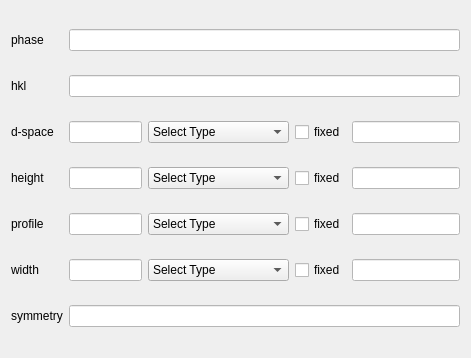
<?xml version="1.0" encoding="UTF-8"?>
<ui version="4.0">
 <class>Form</class>
 <widget class="QWidget" name="Form">
  <property name="geometry">
   <rect>
    <x>0</x>
    <y>0</y>
    <width>471</width>
    <height>358</height>
   </rect>
  </property>
  <property name="windowTitle">
   <string>Form</string>
  </property>
  <layout class="QGridLayout" name="gridLayout">
   <item row="0" column="0">
    <widget class="QLabel" name="label">
     <property name="text">
      <string>phase</string>
     </property>
    </widget>
   </item>
   <item row="1" column="0">
    <widget class="QLabel" name="label_2">
     <property name="text">
      <string>hkl</string>
     </property>
    </widget>
   </item>
   <item row="2" column="0">
    <widget class="QLabel" name="label_3">
     <property name="text">
      <string>d-space</string>
     </property>
    </widget>
   </item>
   <item row="2" column="1">
    <widget class="QLineEdit" name="d_space_peak">
     <property name="sizePolicy">
      <sizepolicy hsizetype="Preferred" vsizetype="Preferred">
       <horstretch>250</horstretch>
       <verstretch>150</verstretch>
      </sizepolicy>
     </property>
     <property name="styleSheet">
      <string notr="true">background-color: rgb(255, 255, 255);</string>
     </property>
    </widget>
   </item>
   <item row="2" column="2">
    <widget class="QComboBox" name="d_space_type">
     <property name="styleSheet">
      <string notr="true"/>
     </property>
     <item>
      <property name="text">
       <string>Select Type</string>
      </property>
     </item>
     <item>
      <property name="text">
       <string>fourier</string>
      </property>
     </item>
     <item>
      <property name="text">
       <string>spline_linear</string>
      </property>
     </item>
     <item>
      <property name="text">
       <string>spline_quadratic</string>
      </property>
     </item>
     <item>
      <property name="text">
       <string>spline_cubic_closed</string>
      </property>
     </item>
     <item>
      <property name="text">
       <string>spline_cubic_open</string>
      </property>
     </item>
     <item>
      <property name="text">
       <string>independent</string>
      </property>
     </item>
    </widget>
   </item>
   <item row="2" column="3">
    <widget class="QCheckBox" name="dspace_checkBox">
     <property name="text">
      <string>fixed</string>
     </property>
    </widget>
   </item>
   <item row="2" column="4">
    <widget class="QLineEdit" name="dspace_fixed">
     <property name="styleSheet">
      <string notr="true">background-color: rgb(255, 255, 255);</string>
     </property>
    </widget>
   </item>
   <item row="3" column="0">
    <widget class="QLabel" name="label_4">
     <property name="text">
      <string>height</string>
     </property>
    </widget>
   </item>
   <item row="3" column="1">
    <widget class="QLineEdit" name="height_peak">
     <property name="sizePolicy">
      <sizepolicy hsizetype="Preferred" vsizetype="Preferred">
       <horstretch>250</horstretch>
       <verstretch>150</verstretch>
      </sizepolicy>
     </property>
     <property name="styleSheet">
      <string notr="true">background-color: rgb(255, 255, 255);</string>
     </property>
    </widget>
   </item>
   <item row="3" column="2">
    <widget class="QComboBox" name="height_peak_type">
     <property name="styleSheet">
      <string notr="true"/>
     </property>
     <item>
      <property name="text">
       <string>Select Type</string>
      </property>
     </item>
     <item>
      <property name="text">
       <string>fourier</string>
      </property>
     </item>
     <item>
      <property name="text">
       <string>spline_linear</string>
      </property>
     </item>
     <item>
      <property name="text">
       <string>spline_quadratic</string>
      </property>
     </item>
     <item>
      <property name="text">
       <string>spline_cubic_closed</string>
      </property>
     </item>
     <item>
      <property name="text">
       <string>spline_cubic_open</string>
      </property>
     </item>
     <item>
      <property name="text">
       <string>independent</string>
      </property>
     </item>
    </widget>
   </item>
   <item row="3" column="3">
    <widget class="QCheckBox" name="height_checkBox">
     <property name="text">
      <string>fixed</string>
     </property>
    </widget>
   </item>
   <item row="3" column="4">
    <widget class="QLineEdit" name="height_fixed">
     <property name="styleSheet">
      <string notr="true">background-color: rgb(255, 255, 255);</string>
     </property>
    </widget>
   </item>
   <item row="4" column="0">
    <widget class="QLabel" name="label_5">
     <property name="text">
      <string>profile</string>
     </property>
    </widget>
   </item>
   <item row="4" column="1">
    <widget class="QLineEdit" name="profile_peak">
     <property name="sizePolicy">
      <sizepolicy hsizetype="Preferred" vsizetype="Preferred">
       <horstretch>250</horstretch>
       <verstretch>150</verstretch>
      </sizepolicy>
     </property>
     <property name="styleSheet">
      <string notr="true">background-color: rgb(255, 255, 255);</string>
     </property>
    </widget>
   </item>
   <item row="4" column="2">
    <widget class="QComboBox" name="profile_peak_type">
     <property name="styleSheet">
      <string notr="true"/>
     </property>
     <item>
      <property name="text">
       <string>Select Type</string>
      </property>
     </item>
     <item>
      <property name="text">
       <string>fourier</string>
      </property>
     </item>
     <item>
      <property name="text">
       <string>spline_linear</string>
      </property>
     </item>
     <item>
      <property name="text">
       <string>spline_quadratic</string>
      </property>
     </item>
     <item>
      <property name="text">
       <string>spline_cubic_closed</string>
      </property>
     </item>
     <item>
      <property name="text">
       <string>spline_cubic_open</string>
      </property>
     </item>
     <item>
      <property name="text">
       <string>independent</string>
      </property>
     </item>
    </widget>
   </item>
   <item row="4" column="3">
    <widget class="QCheckBox" name="profile_checkBox">
     <property name="text">
      <string>fixed</string>
     </property>
    </widget>
   </item>
   <item row="4" column="4">
    <widget class="QLineEdit" name="profile_fixed">
     <property name="styleSheet">
      <string notr="true">background-color: rgb(255, 255, 255);</string>
     </property>
    </widget>
   </item>
   <item row="5" column="0">
    <widget class="QLabel" name="label_6">
     <property name="text">
      <string>width</string>
     </property>
    </widget>
   </item>
   <item row="5" column="1">
    <widget class="QLineEdit" name="width_peak">
     <property name="sizePolicy">
      <sizepolicy hsizetype="Preferred" vsizetype="Preferred">
       <horstretch>250</horstretch>
       <verstretch>150</verstretch>
      </sizepolicy>
     </property>
     <property name="styleSheet">
      <string notr="true">background-color: rgb(255, 255, 255);</string>
     </property>
    </widget>
   </item>
   <item row="5" column="2">
    <widget class="QComboBox" name="width_peak_type">
     <property name="styleSheet">
      <string notr="true"/>
     </property>
     <item>
      <property name="text">
       <string>Select Type</string>
      </property>
     </item>
     <item>
      <property name="text">
       <string>fourier</string>
      </property>
     </item>
     <item>
      <property name="text">
       <string>spline_linear</string>
      </property>
     </item>
     <item>
      <property name="text">
       <string>spline_quadratic</string>
      </property>
     </item>
     <item>
      <property name="text">
       <string>spline_cubic_closed</string>
      </property>
     </item>
     <item>
      <property name="text">
       <string>spline_cubic_open</string>
      </property>
     </item>
     <item>
      <property name="text">
       <string>independent</string>
      </property>
     </item>
    </widget>
   </item>
   <item row="5" column="3">
    <widget class="QCheckBox" name="width_checkBox">
     <property name="text">
      <string>fixed</string>
     </property>
    </widget>
   </item>
   <item row="5" column="4">
    <widget class="QLineEdit" name="width_fixed">
     <property name="styleSheet">
      <string notr="true">background-color: rgb(255, 255, 255);</string>
     </property>
    </widget>
   </item>
   <item row="6" column="0">
    <widget class="QLabel" name="label_7">
     <property name="styleSheet">
      <string notr="true"/>
     </property>
     <property name="text">
      <string>symmetry</string>
     </property>
    </widget>
   </item>
   <item row="0" column="1" colspan="4">
    <widget class="QLineEdit" name="phase_peak">
     <property name="sizePolicy">
      <sizepolicy hsizetype="Preferred" vsizetype="Fixed">
       <horstretch>0</horstretch>
       <verstretch>0</verstretch>
      </sizepolicy>
     </property>
     <property name="styleSheet">
      <string notr="true">background-color: rgb(255, 255, 255);</string>
     </property>
    </widget>
   </item>
   <item row="1" column="1" colspan="4">
    <widget class="QLineEdit" name="hkl">
     <property name="styleSheet">
      <string notr="true">background-color: rgb(255, 255, 255);</string>
     </property>
    </widget>
   </item>
   <item row="6" column="1" colspan="4">
    <widget class="QLineEdit" name="symmetry_peak">
     <property name="styleSheet">
      <string notr="true">background-color: rgb(255, 255, 255);</string>
     </property>
    </widget>
   </item>
  </layout>
 </widget>
 <resources/>
 <connections/>
</ui>
